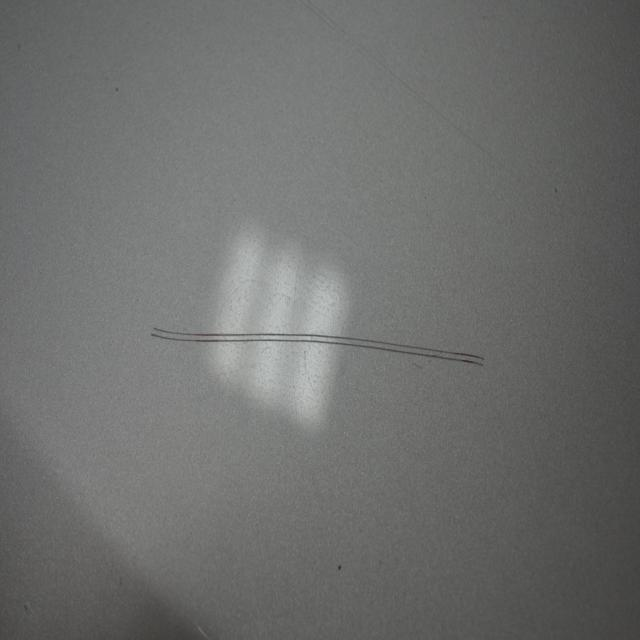
#> input picture dataset/images/train/DSC_0013_JPG.rf.0454b78aea2752fc42bf1bb54493af44.jpg, 640 x 640 px
$ python -i image_enhancement.py   (imports and definitions only)
#> lines starting #> are read from the running program, lines starting #| are printed output that depends on the picture
"""
图像增强模块
实现直方图均衡化、CLAHE、对比度拉伸等方法
支持单张和批量图像处理
"""
import cv2
import numpy as np
from typing import Tuple, Optional, List, Union
from pathlib import Path
import os
from tqdm import tqdm


class ImageEnhancer:
    """图像增强类"""

    def __init__(self):
        self.enhanced_image = None
        self.quality_score = None

    def gaussian_filter(self, image: np.ndarray, kernel_size: int = 5,
                       sigma: float = 1.0) -> np.ndarray:
        """
        高斯滤波：用于降噪，在图像增强之前应用可以减少噪点

        Args:
            image: 输入图像
            kernel_size: 高斯核大小（必须是奇数，如3, 5, 7等）
            sigma: 高斯核标准差，控制平滑程度（越大越平滑）

        Returns:
            滤波后的图像
        """
        # 确保kernel_size是奇数
        if kernel_size % 2 == 0:
            kernel_size += 1

        # 应用高斯滤波
        filtered = cv2.GaussianBlur(image, (kernel_size, kernel_size), sigma)
        return filtered

    def histogram_equalization(self, image: np.ndarray) -> np.ndarray:
        """
        全局直方图均衡化

        Args:
            image: 输入灰度图像

        Returns:
            增强后的图像
        """
        if len(image.shape) == 3:
            # 如果是彩色图像，转换为YUV空间，只对Y通道进行均衡化
            yuv = cv2.cvtColor(image, cv2.COLOR_BGR2YUV)
            yuv[:, :, 0] = cv2.equalizeHist(yuv[:, :, 0])
            enhanced = cv2.cvtColor(yuv, cv2.COLOR_YUV2BGR)
        else:
            enhanced = cv2.equalizeHist(image)
        return enhanced

    def clahe(self, image: np.ndarray, clip_limit: float = 2.0,
              tile_grid_size: Tuple[int, int] = (8, 8)) -> np.ndarray:
        """
        对比度受限自适应直方图均衡化 (CLAHE)

        Args:
            image: 输入图像
            clip_limit: 对比度限制阈值
            tile_grid_size: 网格大小

        Returns:
            增强后的图像
        """
        if len(image.shape) == 3:
            # 彩色图像：在LAB空间对L通道应用CLAHE
            lab = cv2.cvtColor(image, cv2.COLOR_BGR2LAB)
            clahe = cv2.createCLAHE(clipLimit=clip_limit, tileGridSize=tile_grid_size)
            lab[:, :, 0] = clahe.apply(lab[:, :, 0])
            enhanced = cv2.cvtColor(lab, cv2.COLOR_LAB2BGR)
        else:
            clahe = cv2.createCLAHE(clipLimit=clip_limit, tileGridSize=tile_grid_size)
            enhanced = clahe.apply(image)
        return enhanced

    def contrast_stretching(self, image: np.ndarray,
                           lower_percent: float = 2.0,
                           upper_percent: float = 98.0) -> np.ndarray:
        """
        对比度拉伸（线性拉伸）

        Args:
            image: 输入图像
            lower_percent: 下百分位数
            upper_percent: 上百分位数

        Returns:
            增强后的图像
        """
        if len(image.shape) == 3:
            # 对每个通道分别处理
            enhanced = image.copy()
            for i in range(3):
                channel = image[:, :, i]
                p_low, p_high = np.percentile(channel, [lower_percent, upper_percent])
                # 防止除以0或接近0的数
                diff = p_high - p_low
                if diff < 1.0:  # 如果差值太小，直接返回原图
                    enhanced[:, :, i] = channel
                else:
                    enhanced[:, :, i] = np.clip(
                        (channel - p_low) * 255.0 / diff, 0, 255
                    ).astype(np.uint8)
        else:
            p_low, p_high = np.percentile(image, [lower_percent, upper_percent])
            # 防止除以0或接近0的数
            diff = p_high - p_low
            if diff < 1.0:  # 如果差值太小，直接返回原图
                enhanced = image.copy()
            else:
                enhanced = np.clip(
                    (image - p_low) * 255.0 / diff, 0, 255
                ).astype(np.uint8)
        return enhanced

    def gamma_correction(self, image: np.ndarray, gamma: float = 1.5) -> np.ndarray:
        """
        伽马校正

        Args:
            image: 输入图像
            gamma: 伽马值

        Returns:
            增强后的图像
        """
        inv_gamma = 1.0 / gamma
        table = np.array([((i / 255.0) ** inv_gamma) * 255
                         for i in np.arange(0, 256)]).astype("uint8")
        enhanced = cv2.LUT(image, table)
        return enhanced

    def enhance(self, image: np.ndarray, method: str = 'clahe',
                **kwargs) -> np.ndarray:
        """
        图像增强主函数

        Args:
            image: 输入图像
            method: 增强方法 ('hist_eq', 'clahe', 'contrast_stretch', 'gamma')
            **kwargs: 方法特定参数

        Returns:
            增强后的图像
        """
        if method == 'hist_eq':
            enhanced = self.histogram_equalization(image)
        elif method == 'clahe':
            clip_limit = kwargs.get('clip_limit', 2.0)
            tile_size = kwargs.get('tile_grid_size', (8, 8))
            enhanced = self.clahe(image, clip_limit, tile_size)
        elif method == 'contrast_stretch':
            lower = kwargs.get('lower_percent', 2.0)
            upper = kwargs.get('upper_percent', 98.0)
            enhanced = self.contrast_stretching(image, lower, upper)
        elif method == 'gamma':
            gamma = kwargs.get('gamma', 1.5)
            enhanced = self.gamma_correction(image, gamma)
        else:
            raise ValueError(f"未知的增强方法: {method}")

        self.enhanced_image = enhanced
        return enhanced

    def adaptive_enhancement(self, image: np.ndarray,
                            apply_gaussian_filter: bool = True,
                            gaussian_kernel_size: int = 6,
                            gaussian_sigma: float = 1.0) -> np.ndarray:
        """
        自适应增强：结合多种方法，使用更温和的参数避免过度处理
        确保不会让图像变暗

        Args:
            image: 输入图像
            apply_gaussian_filter: 是否在增强后应用高斯滤波（默认True，用于降噪）
            gaussian_kernel_size: 高斯核大小（默认5）
            gaussian_sigma: 高斯核标准差（默认1.0）

        Returns:
            增强后的图像
        """
        # 转换为灰度图用于分析
        if len(image.shape) == 3:
            gray = cv2.cvtColor(image, cv2.COLOR_BGR2GRAY)
        else:
            gray = image

        # 分析原图特征
        original_brightness = np.mean(gray)
        original_contrast = np.std(gray)

        # 使用更温和的CLAHE参数（降低clip_limit，避免过度增强）
        clahe_result = self.clahe(image, clip_limit=1.5, tile_grid_size=(8, 8))

        # 分析CLAHE结果
        if len(clahe_result.shape) == 3:
            clahe_gray = cv2.cvtColor(clahe_result, cv2.COLOR_BGR2GRAY)
        else:
            clahe_gray = clahe_result

        clahe_brightness = np.mean(clahe_gray)
        clahe_contrast = np.std(clahe_gray)

        # 如果CLAHE导致亮度显著降低（降低超过10%），需要补偿
        if clahe_brightness < original_brightness * 0.9:
            # 亮度补偿：使用线性变换提升亮度
            if len(clahe_result.shape) == 3:
                # 彩色图像：在LAB空间调整L通道
                lab = cv2.cvtColor(clahe_result, cv2.COLOR_BGR2LAB)
                # 提升亮度通道
                brightness_boost = (original_brightness - clahe_brightness) * 0.5  # 只补偿50%，避免过度
                lab[:, :, 0] = np.clip(lab[:, :, 0] + brightness_boost, 0, 255).astype(np.uint8)
                clahe_result = cv2.cvtColor(lab, cv2.COLOR_LAB2BGR)
            else:
                brightness_boost = (original_brightness - clahe_brightness) * 0.5
                clahe_result = np.clip(clahe_result.astype(np.float32) + brightness_boost, 0, 255).astype(np.uint8)

        # 检查是否需要对比度拉伸
        # 只有当对比度仍然较低时才进行拉伸
        if clahe_contrast < 40 and original_contrast < 30:
            # 使用非常温和的对比度拉伸（10%和90%）
            enhanced = self.contrast_stretching(clahe_result, lower_percent=10.0, upper_percent=90.0)

            # 再次检查亮度，确保没有变暗
            if len(enhanced.shape) == 3:
                enhanced_gray = cv2.cvtColor(enhanced, cv2.COLOR_BGR2GRAY)
            else:
                enhanced_gray = enhanced

            enhanced_brightness = np.mean(enhanced_gray)
            # 如果拉伸后亮度降低，使用CLAHE结果
            if enhanced_brightness < original_brightness * 0.95:
                enhanced = clahe_result
        else:
            # 对比度已经足够，直接使用CLAHE结果
            enhanced = clahe_result

        # 在增强之后应用高斯滤波降噪（平滑增强过程中产生的噪点）
        if apply_gaussian_filter:
            enhanced = self.gaussian_filter(enhanced, gaussian_kernel_size, gaussian_sigma)

        self.enhanced_image = enhanced
        return enhanced

    # [109 lines left out: functions enhance_batch, enhance_from_directory, not called in this run]

    def enhance_multiple_methods(self, image: np.ndarray,
                                 methods: Optional[List[str]] = None) -> dict:
        """
        对单张图像应用多种增强方法

        Args:
            image: 输入图像
            methods: 要应用的方法列表，如果为None则使用所有方法

        Returns:
            字典，键为方法名，值为增强后的图像
        """
        if methods is None:
            methods = ['hist_eq', 'clahe', 'contrast_stretch', 'gamma', 'adaptive']

        results = {}
        for method in methods:
            try:
                if method == 'adaptive':
                    enhanced = self.adaptive_enhancement(image)
                else:
                    enhanced = self.enhance(image, method=method)
                results[method] = enhanced
            except Exception as e:
                print(f"应用方法 {method} 时出错: {e}")

        return results

    # [23 lines left out: function enhance_batch_multiple_methods, not called in this run]

>>> import cv2
>>> picture = cv2.imread('dataset/images/train/DSC_0013_JPG.rf.0454b78aea2752fc42bf1bb54493af44.jpg')
#> picture is the input picture: shape (640, 640, 3); mean B, G, R 108.5, 110, 109.1
>>> result = ImageEnhancer().enhance_multiple_methods(picture)
#> the loop in enhance_multiple_methods, `for method in methods:` made 5 passes
#> (original_brightness in adaptive_enhancement, original_contrast in adaptive_enhancement, clahe_brightness in adaptive_enhancement, clahe_contrast in adaptive_enhancement, enhanced_brightness in adaptive_enhancement) on pass 5: (109.6, 20.14, 111, 20.57, 137.6)
#> pass 1, in histogram_equalization, `enhanced = cv2.cvtColor(yuv, cv2.COLOR_YUV2BGR)`:
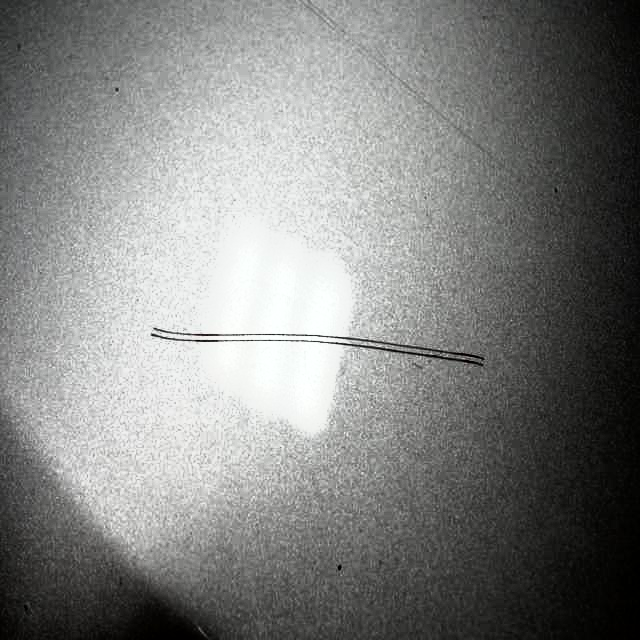
#> enhanced: shape (640, 640, 3); mean B, G, R 128.4, 130, 129.1
#> pass 2, in clahe, `enhanced = cv2.cvtColor(lab, cv2.COLOR_LAB2BGR)`:
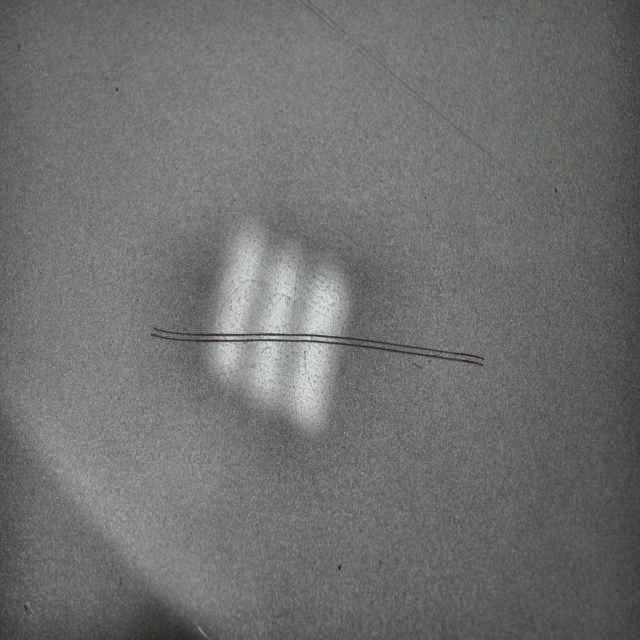
#> enhanced: shape (640, 640, 3); mean B, G, R 110.7, 112, 111.3
#> after the loop in enhance_multiple_methods, `for method in methods:`: results = 5 items
#> result = 5 items

$ run again, on dataset/images/train/DSC_0013_JPG.rf.291eff2d0722860b6ddff23728c89a3e.jpg
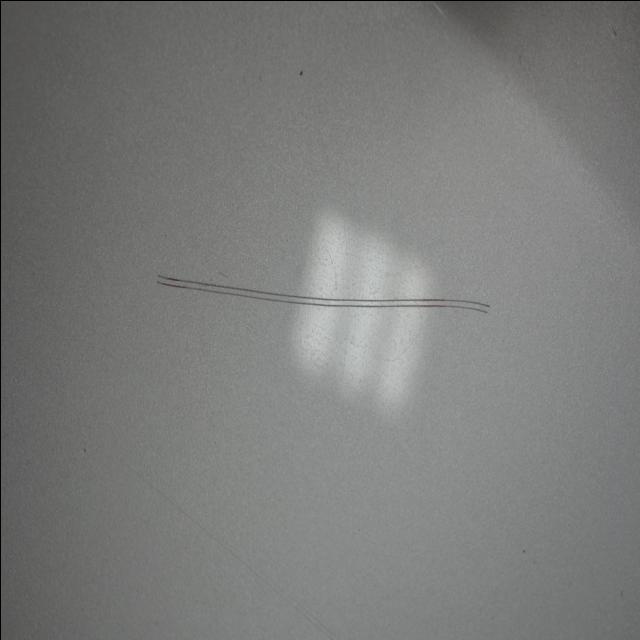
#> input picture dataset/images/train/DSC_0013_JPG.rf.291eff2d0722860b6ddff23728c89a3e.jpg, 640 x 640 px
#> picture is the input picture: shape (640, 640, 3); mean B, G, R 122.1, 123.6, 122.8
#> the loop in enhance_multiple_methods, `for method in methods:` made 5 passes
#> (original_brightness in adaptive_enhancement, original_contrast in adaptive_enhancement, clahe_brightness in adaptive_enhancement, clahe_contrast in adaptive_enhancement, enhanced_brightness in adaptive_enhancement) on pass 5: (123.2, 20.29, 123.5, 20.3, 134.4)
#> pass 1, in histogram_equalization, `enhanced = cv2.cvtColor(yuv, cv2.COLOR_YUV2BGR)`:
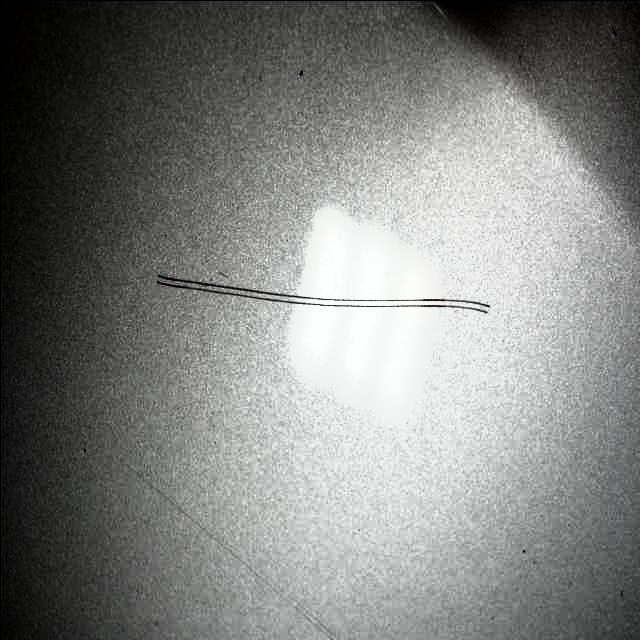
#> enhanced: shape (640, 640, 3); mean B, G, R 128.3, 129.8, 128.9
#> pass 2, in clahe, `enhanced = cv2.cvtColor(lab, cv2.COLOR_LAB2BGR)`:
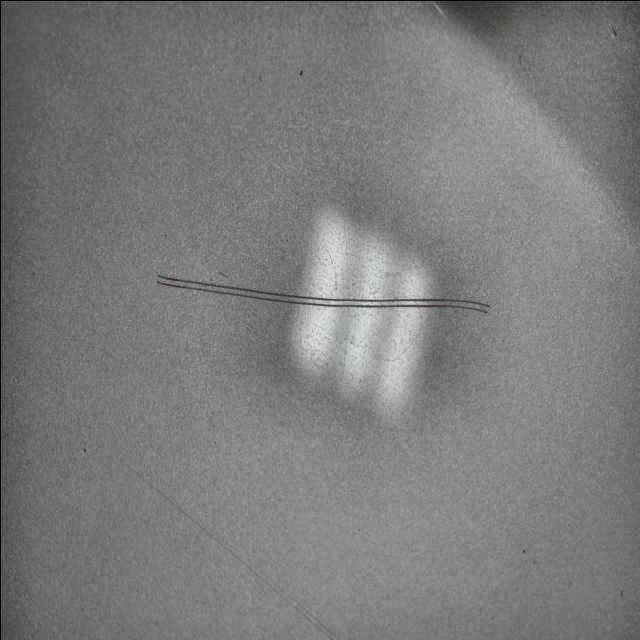
#> enhanced: shape (640, 640, 3); mean B, G, R 122.7, 123.8, 123.2
#> after the loop in enhance_multiple_methods, `for method in methods:`: results = 5 items

$ run again, on dataset/images/train/DSC_0014_JPG.rf.f7ccb26b96954d875510df972d2bddbc.jpg
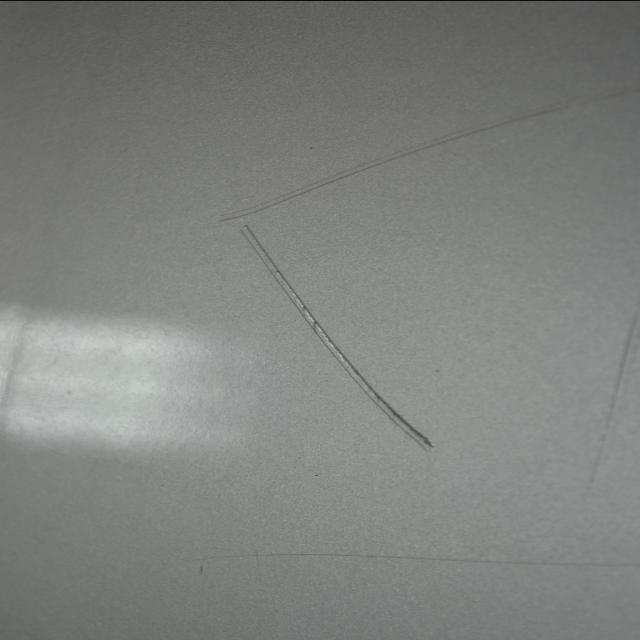
#> input picture dataset/images/train/DSC_0014_JPG.rf.f7ccb26b96954d875510df972d2bddbc.jpg, 640 x 640 px
#> picture is the input picture: shape (640, 640, 3); mean B, G, R 126.2, 128.6, 126.9
#> the loop in enhance_multiple_methods, `for method in methods:` made 5 passes
#> (original_brightness in adaptive_enhancement, original_contrast in adaptive_enhancement, clahe_brightness in adaptive_enhancement, clahe_contrast in adaptive_enhancement, enhanced_brightness in adaptive_enhancement) on pass 5: (127.8, 20.28, 128.5, 20.93, 123.9)
#> pass 1, in histogram_equalization, `enhanced = cv2.cvtColor(yuv, cv2.COLOR_YUV2BGR)`:
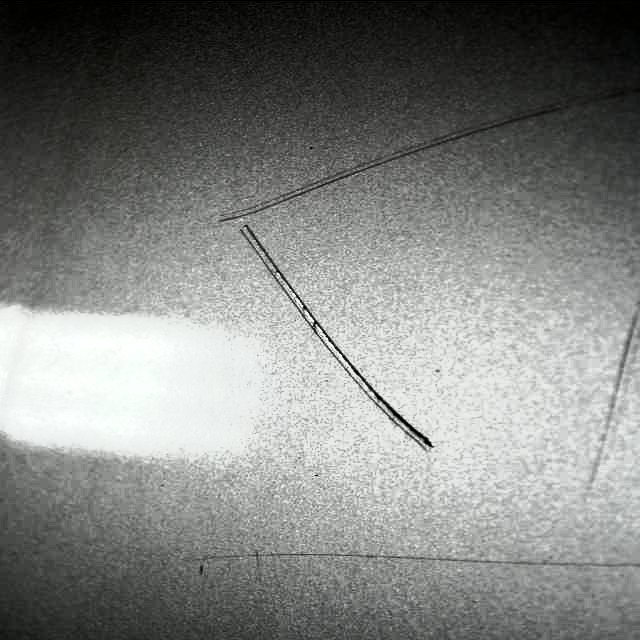
#> enhanced: shape (640, 640, 3); mean B, G, R 128, 130.5, 128.7
#> pass 2, in clahe, `enhanced = cv2.cvtColor(lab, cv2.COLOR_LAB2BGR)`:
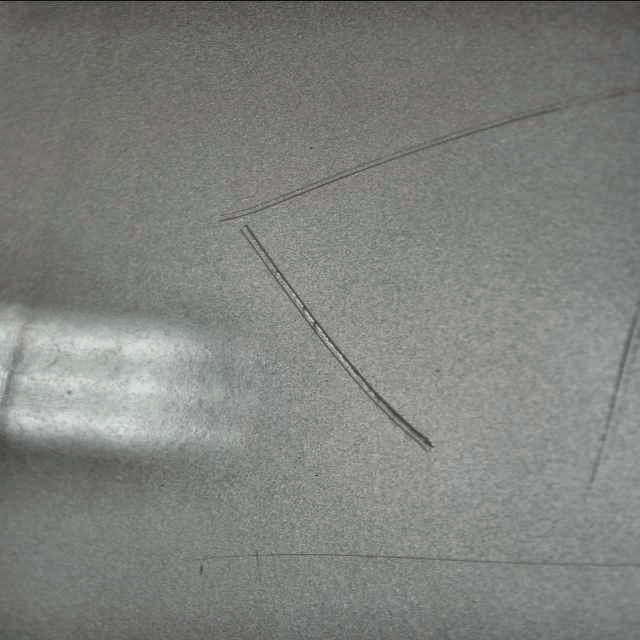
#> enhanced: shape (640, 640, 3); mean B, G, R 127.3, 129.1, 127.6
#> after the loop in enhance_multiple_methods, `for method in methods:`: results = 5 items
